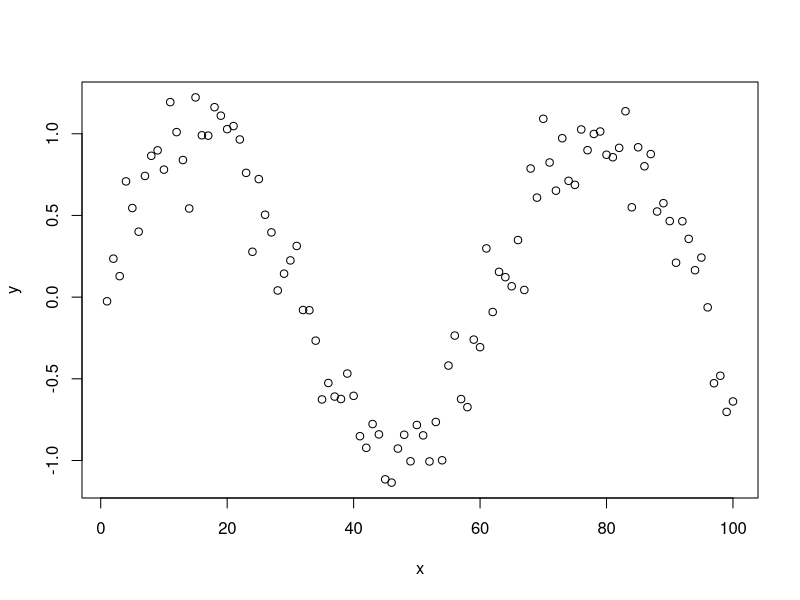
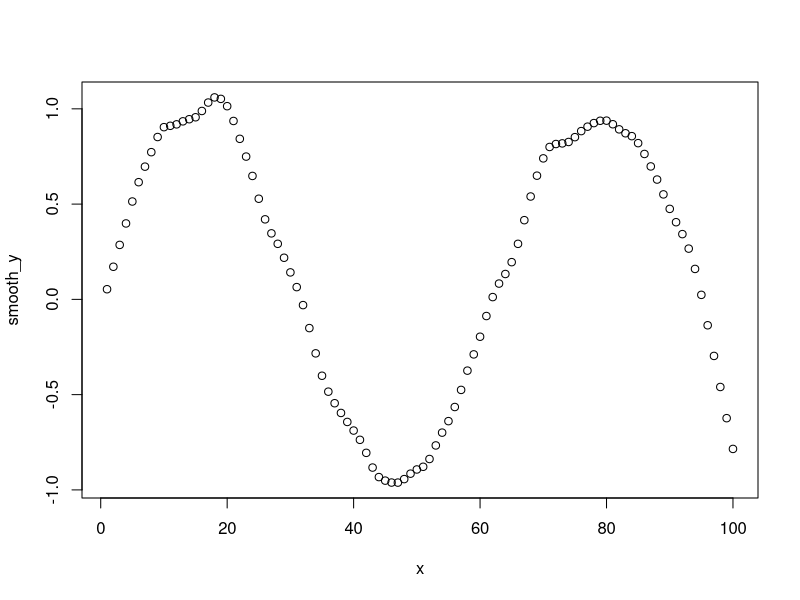

Source code (R) for these figures, in order:
## ---- chunk 1
#| echo: true

set.seed(1)
x <- 1:100
y <- sin(x/10) + rnorm(100,0,0.2)
## ---- chunk 2
#| echo: true

customLowess <- function(x,y,f){ 
  k <- ceiling(f*100)
  y_hat <- numeric(100) #wghts <- c() #ngb <- x[1:k]
  for (i in 1:100){ 
    # find the nearest k neighbors 
    distances <- abs(x-x[i]) 
    sortedIndices <- sort.list(distances) 
    nearest_indices <- sortedIndices[1:k]

    x_ngb <- x[nearest_indices]
    y_ngb <- y[nearest_indices]

    dmax <- max(distances[nearest_indices])
    wghts <- (1- (distances[nearest_indices]/dmax)^3)^3
    W <- diag(wghts)

    X <- cbind(1,x_ngb)
    beta <- solve(t(X)%*%W%*%X)%*%t(X)%*%W%*%y_ngb
    y_hat[i] <- c(1,x[i])%*%beta
  } 
  return(y_hat) 
}
## ---- chunk 3
#| echo: true

customLowess(x,y,0.1)
lowess(x,y, f = 0.1, iter = 0)
## ---- chunk 4
#| echo: true

smooth_y <- customLowess(x,y,0.1)
plot(y~x)
plot(smooth_y ~ x)
